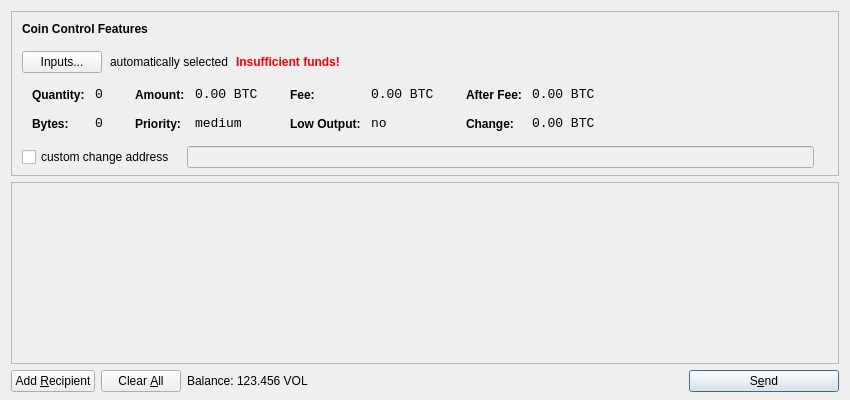
<?xml version="1.0" encoding="UTF-8"?>
<ui version="4.0">
 <class>SendCoinsDialog</class>
 <widget class="QDialog" name="SendCoinsDialog">
  <property name="geometry">
   <rect>
    <x>0</x>
    <y>0</y>
    <width>850</width>
    <height>400</height>
   </rect>
  </property>
  <property name="windowTitle">
   <string>Send Coins</string>
  </property>
  <layout class="QVBoxLayout" name="verticalLayout" stretch="0,1,0">
   <property name="bottomMargin">
    <number>8</number>
   </property>
   <item>
    <widget class="QFrame" name="frameCoinControl">
     <property name="sizePolicy">
      <sizepolicy hsizetype="Expanding" vsizetype="Expanding">
       <horstretch>0</horstretch>
       <verstretch>0</verstretch>
      </sizepolicy>
     </property>
     <property name="maximumSize">
      <size>
       <width>16777215</width>
       <height>16777215</height>
      </size>
     </property>
     <property name="frameShape">
      <enum>QFrame::StyledPanel</enum>
     </property>
     <property name="frameShadow">
      <enum>QFrame::Sunken</enum>
     </property>
     <layout class="QVBoxLayout" name="verticalLayoutCoinControl2">
      <property name="spacing">
       <number>-1</number>
      </property>
      <property name="leftMargin">
       <number>0</number>
      </property>
      <property name="topMargin">
       <number>0</number>
      </property>
      <property name="rightMargin">
       <number>0</number>
      </property>
      <property name="bottomMargin">
       <number>6</number>
      </property>
      <item>
       <layout class="QVBoxLayout" name="verticalLayoutCoinControl" stretch="0,0,0,0,1">
        <property name="spacing">
         <number>0</number>
        </property>
        <property name="leftMargin">
         <number>10</number>
        </property>
        <property name="topMargin">
         <number>10</number>
        </property>
        <item>
         <layout class="QHBoxLayout" name="horizontalLayoutCoinControl1">
          <property name="bottomMargin">
           <number>15</number>
          </property>
          <item>
           <widget class="QLabel" name="labelCoinControlFeatures">
            <property name="sizePolicy">
             <sizepolicy hsizetype="Preferred" vsizetype="Maximum">
              <horstretch>0</horstretch>
              <verstretch>0</verstretch>
             </sizepolicy>
            </property>
            <property name="font">
             <font>
              <weight>75</weight>
              <bold>true</bold>
             </font>
            </property>
            <property name="styleSheet">
             <string notr="true">font-weight:bold;</string>
            </property>
            <property name="text">
             <string>Coin Control Features</string>
            </property>
           </widget>
          </item>
         </layout>
        </item>
        <item>
         <layout class="QHBoxLayout" name="horizontalLayoutCoinControl2" stretch="0,0,0,0">
          <property name="spacing">
           <number>8</number>
          </property>
          <property name="bottomMargin">
           <number>10</number>
          </property>
          <item>
           <widget class="QPushButton" name="pushButtonCoinControl">
            <property name="styleSheet">
             <string notr="true"/>
            </property>
            <property name="text">
             <string>Inputs...</string>
            </property>
           </widget>
          </item>
          <item>
           <widget class="QLabel" name="labelCoinControlAutomaticallySelected">
            <property name="text">
             <string>automatically selected</string>
            </property>
            <property name="margin">
             <number>5</number>
            </property>
           </widget>
          </item>
          <item>
           <widget class="QLabel" name="labelCoinControlInsuffFunds">
            <property name="font">
             <font>
              <weight>75</weight>
              <bold>true</bold>
             </font>
            </property>
            <property name="styleSheet">
             <string notr="true">color:red;font-weight:bold;</string>
            </property>
            <property name="text">
             <string>Insufficient funds!</string>
            </property>
            <property name="margin">
             <number>5</number>
            </property>
           </widget>
          </item>
          <item>
           <spacer name="horizontalSpacerCoinControl">
            <property name="orientation">
             <enum>Qt::Horizontal</enum>
            </property>
            <property name="sizeHint" stdset="0">
             <size>
              <width>40</width>
              <height>1</height>
             </size>
            </property>
           </spacer>
          </item>
         </layout>
        </item>
        <item>
         <widget class="QWidget" name="widgetCoinControl" native="true">
          <property name="sizePolicy">
           <sizepolicy hsizetype="Preferred" vsizetype="Preferred">
            <horstretch>0</horstretch>
            <verstretch>0</verstretch>
           </sizepolicy>
          </property>
          <property name="minimumSize">
           <size>
            <width>0</width>
            <height>0</height>
           </size>
          </property>
          <property name="styleSheet">
           <string notr="true"/>
          </property>
          <layout class="QHBoxLayout" name="horizontalLayoutCoinControl5">
           <property name="margin">
            <number>0</number>
           </property>
           <item>
            <layout class="QHBoxLayout" name="horizontalLayoutCoinControl3" stretch="0,0,0,1">
             <property name="spacing">
              <number>20</number>
             </property>
             <property name="topMargin">
              <number>0</number>
             </property>
             <property name="bottomMargin">
              <number>10</number>
             </property>
             <item>
              <layout class="QFormLayout" name="formLayoutCoinControl1">
               <property name="horizontalSpacing">
                <number>10</number>
               </property>
               <property name="verticalSpacing">
                <number>14</number>
               </property>
               <property name="leftMargin">
                <number>10</number>
               </property>
               <property name="topMargin">
                <number>4</number>
               </property>
               <property name="rightMargin">
                <number>6</number>
               </property>
               <item row="0" column="0">
                <widget class="QLabel" name="labelCoinControlQuantityText">
                 <property name="styleSheet">
                  <string notr="true">font-weight:bold;</string>
                 </property>
                 <property name="text">
                  <string>Quantity:</string>
                 </property>
                 <property name="margin">
                  <number>0</number>
                 </property>
                </widget>
               </item>
               <item row="0" column="1">
                <widget class="QLabel" name="labelCoinControlQuantity">
                 <property name="font">
                  <font>
                   <family>Monospace</family>
                   <pointsize>10</pointsize>
                  </font>
                 </property>
                 <property name="cursor">
                  <cursorShape>IBeamCursor</cursorShape>
                 </property>
                 <property name="contextMenuPolicy">
                  <enum>Qt::ActionsContextMenu</enum>
                 </property>
                 <property name="text">
                  <string notr="true">0</string>
                 </property>
                 <property name="margin">
                  <number>0</number>
                 </property>
                 <property name="textInteractionFlags">
                  <set>Qt::LinksAccessibleByMouse|Qt::TextSelectableByKeyboard|Qt::TextSelectableByMouse</set>
                 </property>
                </widget>
               </item>
               <item row="1" column="0">
                <widget class="QLabel" name="labelCoinControlBytesText">
                 <property name="styleSheet">
                  <string notr="true">font-weight:bold;</string>
                 </property>
                 <property name="text">
                  <string>Bytes:</string>
                 </property>
                </widget>
               </item>
               <item row="1" column="1">
                <widget class="QLabel" name="labelCoinControlBytes">
                 <property name="font">
                  <font>
                   <family>Monospace</family>
                   <pointsize>10</pointsize>
                  </font>
                 </property>
                 <property name="cursor">
                  <cursorShape>IBeamCursor</cursorShape>
                 </property>
                 <property name="contextMenuPolicy">
                  <enum>Qt::ActionsContextMenu</enum>
                 </property>
                 <property name="text">
                  <string notr="true">0</string>
                 </property>
                 <property name="textInteractionFlags">
                  <set>Qt::LinksAccessibleByMouse|Qt::TextSelectableByKeyboard|Qt::TextSelectableByMouse</set>
                 </property>
                </widget>
               </item>
              </layout>
             </item>
             <item>
              <layout class="QFormLayout" name="formLayoutCoinControl2">
               <property name="horizontalSpacing">
                <number>10</number>
               </property>
               <property name="verticalSpacing">
                <number>14</number>
               </property>
               <property name="leftMargin">
                <number>6</number>
               </property>
               <property name="topMargin">
                <number>4</number>
               </property>
               <property name="rightMargin">
                <number>6</number>
               </property>
               <item row="0" column="0">
                <widget class="QLabel" name="labelCoinControlAmountText">
                 <property name="styleSheet">
                  <string notr="true">font-weight:bold;</string>
                 </property>
                 <property name="text">
                  <string>Amount:</string>
                 </property>
                 <property name="margin">
                  <number>0</number>
                 </property>
                </widget>
               </item>
               <item row="0" column="1">
                <widget class="QLabel" name="labelCoinControlAmount">
                 <property name="font">
                  <font>
                   <family>Monospace</family>
                   <pointsize>10</pointsize>
                  </font>
                 </property>
                 <property name="cursor">
                  <cursorShape>IBeamCursor</cursorShape>
                 </property>
                 <property name="contextMenuPolicy">
                  <enum>Qt::ActionsContextMenu</enum>
                 </property>
                 <property name="text">
                  <string notr="true">0.00 BTC</string>
                 </property>
                 <property name="textInteractionFlags">
                  <set>Qt::LinksAccessibleByMouse|Qt::TextSelectableByKeyboard|Qt::TextSelectableByMouse</set>
                 </property>
                </widget>
               </item>
               <item row="1" column="0">
                <widget class="QLabel" name="labelCoinControlPriorityText">
                 <property name="styleSheet">
                  <string notr="true">font-weight:bold;</string>
                 </property>
                 <property name="text">
                  <string>Priority:</string>
                 </property>
                </widget>
               </item>
               <item row="1" column="1">
                <widget class="QLabel" name="labelCoinControlPriority">
                 <property name="font">
                  <font>
                   <family>Monospace</family>
                   <pointsize>10</pointsize>
                  </font>
                 </property>
                 <property name="cursor">
                  <cursorShape>IBeamCursor</cursorShape>
                 </property>
                 <property name="contextMenuPolicy">
                  <enum>Qt::ActionsContextMenu</enum>
                 </property>
                 <property name="text">
                  <string>medium</string>
                 </property>
                 <property name="textInteractionFlags">
                  <set>Qt::LinksAccessibleByMouse|Qt::TextSelectableByKeyboard|Qt::TextSelectableByMouse</set>
                 </property>
                </widget>
               </item>
              </layout>
             </item>
             <item>
              <layout class="QFormLayout" name="formLayoutCoinControl3">
               <property name="horizontalSpacing">
                <number>10</number>
               </property>
               <property name="verticalSpacing">
                <number>14</number>
               </property>
               <property name="leftMargin">
                <number>6</number>
               </property>
               <property name="topMargin">
                <number>4</number>
               </property>
               <property name="rightMargin">
                <number>6</number>
               </property>
               <item row="0" column="0">
                <widget class="QLabel" name="labelCoinControlFeeText">
                 <property name="styleSheet">
                  <string notr="true">font-weight:bold;</string>
                 </property>
                 <property name="text">
                  <string>Fee:</string>
                 </property>
                 <property name="margin">
                  <number>0</number>
                 </property>
                </widget>
               </item>
               <item row="0" column="1">
                <widget class="QLabel" name="labelCoinControlFee">
                 <property name="font">
                  <font>
                   <family>Monospace</family>
                   <pointsize>10</pointsize>
                  </font>
                 </property>
                 <property name="cursor">
                  <cursorShape>IBeamCursor</cursorShape>
                 </property>
                 <property name="contextMenuPolicy">
                  <enum>Qt::ActionsContextMenu</enum>
                 </property>
                 <property name="text">
                  <string notr="true">0.00 BTC</string>
                 </property>
                 <property name="textInteractionFlags">
                  <set>Qt::LinksAccessibleByMouse|Qt::TextSelectableByKeyboard|Qt::TextSelectableByMouse</set>
                 </property>
                </widget>
               </item>
               <item row="1" column="0">
                <widget class="QLabel" name="labelCoinControlLowOutputText">
                 <property name="styleSheet">
                  <string notr="true">font-weight:bold;</string>
                 </property>
                 <property name="text">
                  <string>Low Output:</string>
                 </property>
                </widget>
               </item>
               <item row="1" column="1">
                <widget class="QLabel" name="labelCoinControlLowOutput">
                 <property name="font">
                  <font>
                   <family>Monospace</family>
                   <pointsize>10</pointsize>
                  </font>
                 </property>
                 <property name="cursor">
                  <cursorShape>IBeamCursor</cursorShape>
                 </property>
                 <property name="contextMenuPolicy">
                  <enum>Qt::ActionsContextMenu</enum>
                 </property>
                 <property name="text">
                  <string>no</string>
                 </property>
                 <property name="textInteractionFlags">
                  <set>Qt::LinksAccessibleByMouse|Qt::TextSelectableByKeyboard|Qt::TextSelectableByMouse</set>
                 </property>
                </widget>
               </item>
              </layout>
             </item>
             <item>
              <layout class="QFormLayout" name="formLayoutCoinControl4">
               <property name="horizontalSpacing">
                <number>10</number>
               </property>
               <property name="verticalSpacing">
                <number>14</number>
               </property>
               <property name="leftMargin">
                <number>6</number>
               </property>
               <property name="topMargin">
                <number>4</number>
               </property>
               <property name="rightMargin">
                <number>6</number>
               </property>
               <item row="0" column="0">
                <widget class="QLabel" name="labelCoinControlAfterFeeText">
                 <property name="styleSheet">
                  <string notr="true">font-weight:bold;</string>
                 </property>
                 <property name="text">
                  <string>After Fee:</string>
                 </property>
                 <property name="margin">
                  <number>0</number>
                 </property>
                </widget>
               </item>
               <item row="0" column="1">
                <widget class="QLabel" name="labelCoinControlAfterFee">
                 <property name="font">
                  <font>
                   <family>Monospace</family>
                   <pointsize>10</pointsize>
                  </font>
                 </property>
                 <property name="cursor">
                  <cursorShape>IBeamCursor</cursorShape>
                 </property>
                 <property name="contextMenuPolicy">
                  <enum>Qt::ActionsContextMenu</enum>
                 </property>
                 <property name="text">
                  <string notr="true">0.00 BTC</string>
                 </property>
                 <property name="textInteractionFlags">
                  <set>Qt::LinksAccessibleByMouse|Qt::TextSelectableByKeyboard|Qt::TextSelectableByMouse</set>
                 </property>
                </widget>
               </item>
               <item row="1" column="0">
                <widget class="QLabel" name="labelCoinControlChangeText">
                 <property name="styleSheet">
                  <string notr="true">font-weight:bold;</string>
                 </property>
                 <property name="text">
                  <string>Change:</string>
                 </property>
                </widget>
               </item>
               <item row="1" column="1">
                <widget class="QLabel" name="labelCoinControlChange">
                 <property name="font">
                  <font>
                   <family>Monospace</family>
                   <pointsize>10</pointsize>
                  </font>
                 </property>
                 <property name="cursor">
                  <cursorShape>IBeamCursor</cursorShape>
                 </property>
                 <property name="contextMenuPolicy">
                  <enum>Qt::ActionsContextMenu</enum>
                 </property>
                 <property name="text">
                  <string notr="true">0.00 BTC</string>
                 </property>
                 <property name="textInteractionFlags">
                  <set>Qt::LinksAccessibleByMouse|Qt::TextSelectableByKeyboard|Qt::TextSelectableByMouse</set>
                 </property>
                </widget>
               </item>
              </layout>
             </item>
            </layout>
           </item>
          </layout>
         </widget>
        </item>
        <item>
         <layout class="QHBoxLayout" name="horizontalLayoutCoinControl4" stretch="0,0,0">
          <property name="spacing">
           <number>12</number>
          </property>
          <property name="sizeConstraint">
           <enum>QLayout::SetDefaultConstraint</enum>
          </property>
          <property name="topMargin">
           <number>5</number>
          </property>
          <property name="rightMargin">
           <number>5</number>
          </property>
          <item>
           <widget class="QCheckBox" name="checkBoxCoinControlChange">
            <property name="text">
             <string>custom change address</string>
            </property>
           </widget>
          </item>
          <item>
           <widget class="QLineEdit" name="lineEditCoinControlChange">
            <property name="enabled">
             <bool>false</bool>
            </property>
            <property name="sizePolicy">
             <sizepolicy hsizetype="Expanding" vsizetype="Fixed">
              <horstretch>0</horstretch>
              <verstretch>0</verstretch>
             </sizepolicy>
            </property>
           </widget>
          </item>
          <item>
           <widget class="QLabel" name="labelCoinControlChangeLabel">
            <property name="sizePolicy">
             <sizepolicy hsizetype="Preferred" vsizetype="Expanding">
              <horstretch>0</horstretch>
              <verstretch>0</verstretch>
             </sizepolicy>
            </property>
            <property name="minimumSize">
             <size>
              <width>0</width>
              <height>0</height>
             </size>
            </property>
            <property name="text">
             <string/>
            </property>
            <property name="margin">
             <number>3</number>
            </property>
           </widget>
          </item>
         </layout>
        </item>
        <item>
         <spacer name="verticalSpacerCoinControl">
          <property name="orientation">
           <enum>Qt::Vertical</enum>
          </property>
          <property name="sizeHint" stdset="0">
           <size>
            <width>800</width>
            <height>1</height>
           </size>
          </property>
         </spacer>
        </item>
       </layout>
      </item>
     </layout>
    </widget>
   </item>
   <item>
    <widget class="QScrollArea" name="scrollArea">
     <property name="widgetResizable">
      <bool>true</bool>
     </property>
     <widget class="QWidget" name="scrollAreaWidgetContents">
      <property name="geometry">
       <rect>
        <x>0</x>
        <y>0</y>
        <width>830</width>
        <height>165</height>
       </rect>
      </property>
      <layout class="QVBoxLayout" name="verticalLayout_2">
       <property name="margin">
        <number>0</number>
       </property>
       <item>
        <layout class="QVBoxLayout" name="entries">
         <property name="spacing">
          <number>6</number>
         </property>
        </layout>
       </item>
       <item>
        <spacer name="verticalSpacer">
         <property name="orientation">
          <enum>Qt::Vertical</enum>
         </property>
         <property name="sizeHint" stdset="0">
          <size>
           <width>20</width>
           <height>40</height>
          </size>
         </property>
        </spacer>
       </item>
      </layout>
     </widget>
    </widget>
   </item>
   <item>
    <layout class="QHBoxLayout" name="horizontalLayout">
     <item>
      <widget class="QPushButton" name="addButton">
       <property name="toolTip">
        <string>Send to multiple recipients at once</string>
       </property>
       <property name="text">
        <string>Add &amp;Recipient</string>
       </property>
       <property name="icon">
        <iconset resource="../bitcoin.qrc">
         <normaloff>:/icons/add</normaloff>:/icons/add</iconset>
       </property>
       <property name="autoDefault">
        <bool>false</bool>
       </property>
      </widget>
     </item>
     <item>
      <widget class="QPushButton" name="clearButton">
       <property name="sizePolicy">
        <sizepolicy hsizetype="Minimum" vsizetype="Fixed">
         <horstretch>0</horstretch>
         <verstretch>0</verstretch>
        </sizepolicy>
       </property>
       <property name="toolTip">
        <string>Remove all transaction fields</string>
       </property>
       <property name="text">
        <string>Clear &amp;All</string>
       </property>
       <property name="icon">
        <iconset resource="../bitcoin.qrc">
         <normaloff>:/icons/remove</normaloff>:/icons/remove</iconset>
       </property>
       <property name="autoRepeatDelay">
        <number>300</number>
       </property>
       <property name="autoDefault">
        <bool>false</bool>
       </property>
      </widget>
     </item>
     <item>
      <layout class="QHBoxLayout" name="horizontalLayout_2">
       <property name="spacing">
        <number>3</number>
       </property>
       <item>
        <widget class="QLabel" name="label">
         <property name="text">
          <string>Balance:</string>
         </property>
        </widget>
       </item>
       <item>
        <widget class="QLabel" name="labelBalance">
         <property name="cursor">
          <cursorShape>IBeamCursor</cursorShape>
         </property>
         <property name="text">
          <string>123.456 VOL</string>
         </property>
         <property name="textInteractionFlags">
          <set>Qt::LinksAccessibleByMouse|Qt::TextSelectableByKeyboard|Qt::TextSelectableByMouse</set>
         </property>
        </widget>
       </item>
      </layout>
     </item>
     <item>
      <spacer name="horizontalSpacer">
       <property name="orientation">
        <enum>Qt::Horizontal</enum>
       </property>
       <property name="sizeHint" stdset="0">
        <size>
         <width>40</width>
         <height>20</height>
        </size>
       </property>
      </spacer>
     </item>
     <item>
      <widget class="QPushButton" name="sendButton">
       <property name="minimumSize">
        <size>
         <width>150</width>
         <height>0</height>
        </size>
       </property>
       <property name="toolTip">
        <string>Confirm the send action</string>
       </property>
       <property name="text">
        <string>S&amp;end</string>
       </property>
       <property name="icon">
        <iconset resource="../bitcoin.qrc">
         <normaloff>:/icons/send</normaloff>:/icons/send</iconset>
       </property>
       <property name="default">
        <bool>true</bool>
       </property>
      </widget>
     </item>
    </layout>
   </item>
  </layout>
 </widget>
 <resources>
  <include location="../bitcoin.qrc"/>
 </resources>
 <connections/>
</ui>
